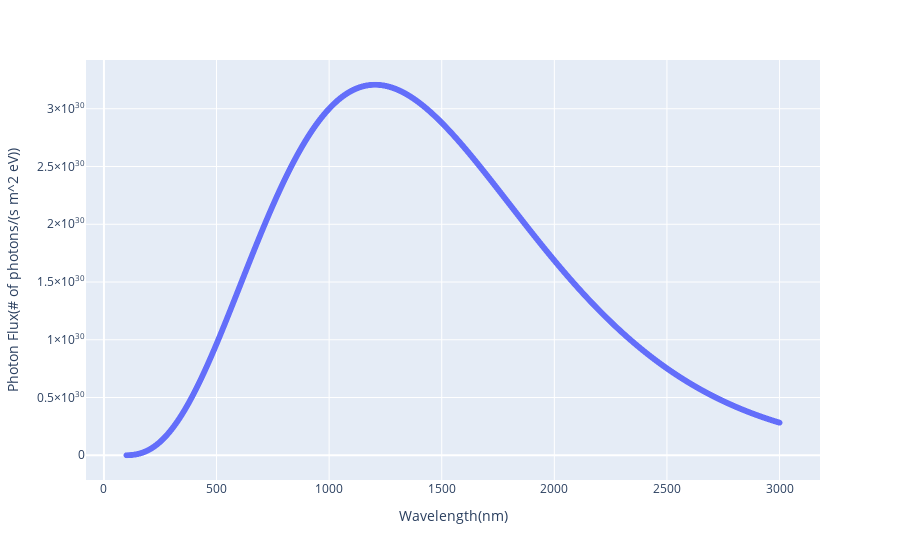

Write notebook code for a chart like this one.
### Markdown cell above
Photon flux versus photon wavelength:

### Code cell
flux_wavelength_df = irradiance_wavelength_df.\
  rename(columns = {'Irradiance(W/(m^2 nm))': 'Photon Flux(# of photons/(s m^2 eV))'})

flux_wavelength_df['Photon Flux(# of photons/(s m^2 eV))'] = \
  flux_wavelength_df['Photon Flux(# of photons/(s m^2 eV))']*flux_wavelength_df['Wavelength(nm)']*1/(qm.h*q*c)

scatter(flux_wavelength_df, x = "Wavelength(nm)", y = 'Photon Flux(# of photons/(s m^2 eV))')

### Figure 1 — Plotly figure (JSON) as saved in the notebook; plotly's stock layout.template omitted (floating-point values rounded to 4 significant figures; data arrays with more than 128 entries replaced by an {"elided": "..."} marker saying what was removed)
{"data": [{"hovertemplate": "Wavelength(nm)=%{x}<br>Photon Flux(# of photons/(s m^2 eV))=%{y}<extra></extra>", "legendgroup": "", "marker": {"color": "#636efa", "symbol": "circle"}, "mode": "markers", "name": "", "showlegend": false, "x": {"elided": "2900 float values"}, "xaxis": "x", "y": {"elided": "2900 float values"}, "yaxis": "y", "type": "scattergl"}], "layout": {"xaxis": {"anchor": "y", "domain": [0.0, 1.0], "title": {"text": "Wavelength(nm)"}}, "yaxis": {"anchor": "x", "domain": [0.0, 1.0], "title": {"text": "Photon Flux(# of photons/(s m^2 eV))"}}, "legend": {"tracegroupgap": 0}, "margin": {"t": 60}}}
